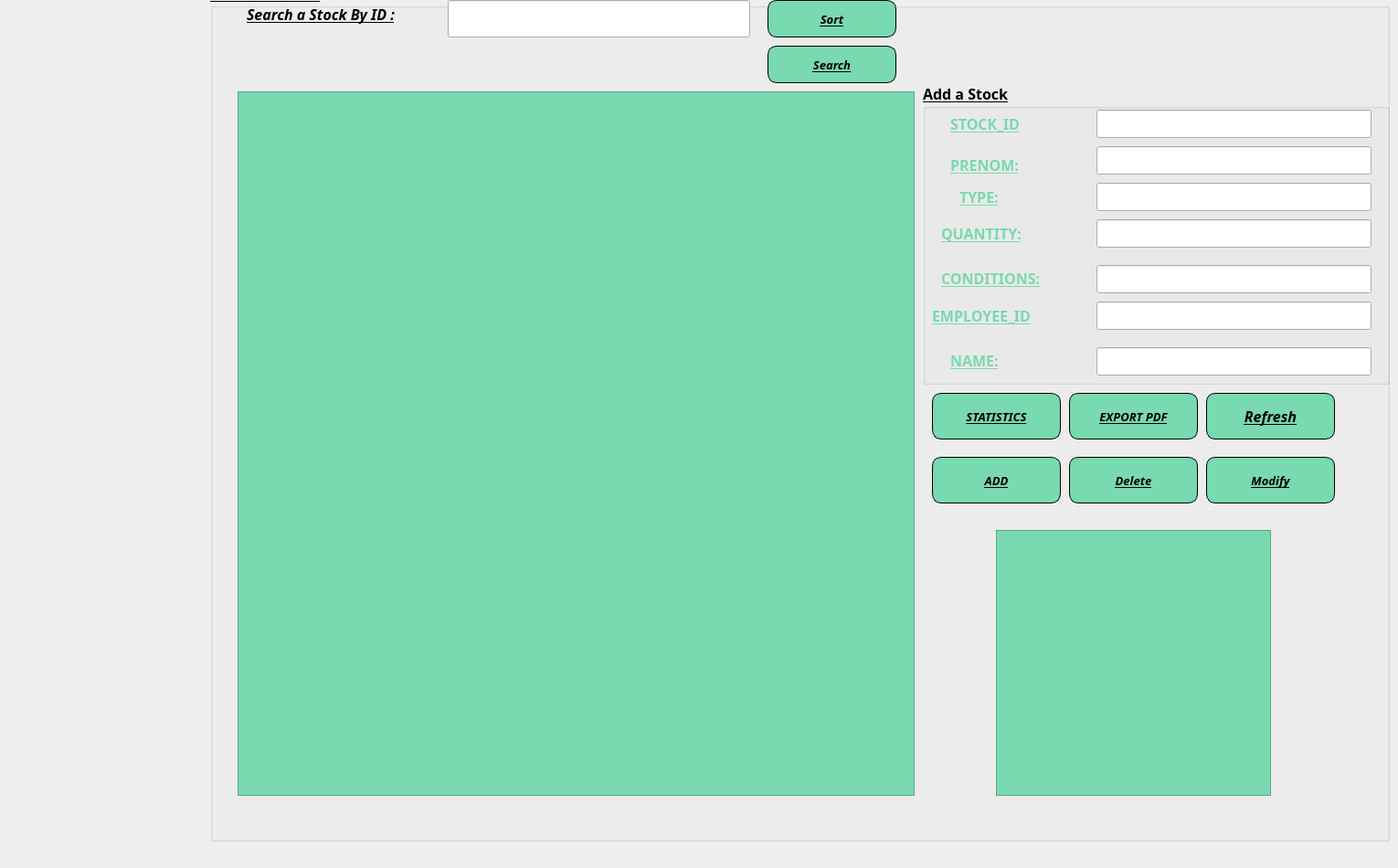
    <widget class="QWidget" name="page_4">
     <widget class="QLabel" name="label_11">
      <property name="geometry">
       <rect>
        <x>-10</x>
        <y>0</y>
        <width>1221</width>
        <height>561</height>
       </rect>
      </property>
      <property name="text">
       <string/>
      </property>
      <property name="scaledContents">
       <bool>true</bool>
      </property>
     </widget>
     <widget class="QLabel" name="label_15">
      <property name="geometry">
       <rect>
        <x>950</x>
        <y>0</y>
        <width>61</width>
        <height>31</height>
       </rect>
      </property>
      <property name="text">
       <string/>
      </property>
      <property name="pixmap">
       <pixmap>:/Downloads/sustainability_8100096.png</pixmap>
      </property>
      <property name="scaledContents">
       <bool>true</bool>
      </property>
     </widget>
     <widget class="QGroupBox" name="groupBox_9">
      <property name="geometry">
       <rect>
        <x>230</x>
        <y>-20</y>
        <width>1291</width>
        <height>941</height>
       </rect>
      </property>
      <property name="font">
       <font>
        <family>Perpetua</family>
        <pointsize>12</pointsize>
        <italic>true</italic>
        <bold>true</bold>
        <underline>true</underline>
       </font>
      </property>
      <property name="styleSheet">
       <string notr="true"/>
      </property>
      <property name="title">
       <string>LIST OF STOCKS:</string>
      </property>
      <widget class="QLineEdit" name="serch">
       <property name="geometry">
        <rect>
         <x>260</x>
         <y>20</y>
         <width>331</width>
         <height>41</height>
        </rect>
       </property>
      </widget>
      <widget class="QPushButton" name="showStatistics">
       <property name="geometry">
        <rect>
         <x>790</x>
         <y>450</y>
         <width>141</width>
         <height>51</height>
        </rect>
       </property>
       <property name="font">
        <font>
         <family>Perpetua</family>
         <pointsize>10</pointsize>
         <italic>true</italic>
         <bold>true</bold>
         <underline>true</underline>
        </font>
       </property>
       <property name="cursor">
        <cursorShape>PointingHandCursor</cursorShape>
       </property>
       <property name="styleSheet">
        <string notr="true">border:1px solid black;
border-radius:10px;
background-color:#79d9b0;
color:black</string>
       </property>
       <property name="text">
        <string>STATISTICS</string>
       </property>
       <property name="icon">
        <iconset resource="background.qrc">
         <normaloff>:/background/resources/stats.png</normaloff>:/background/resources/stats.png</iconset>
       </property>
       <property name="iconSize">
        <size>
         <width>30</width>
         <height>30</height>
        </size>
       </property>
      </widget>
      <widget class="QPushButton" name="exportToPDF">
       <property name="geometry">
        <rect>
         <x>940</x>
         <y>450</y>
         <width>141</width>
         <height>51</height>
        </rect>
       </property>
       <property name="font">
        <font>
         <family>Perpetua</family>
         <pointsize>10</pointsize>
         <italic>true</italic>
         <bold>true</bold>
         <underline>true</underline>
        </font>
       </property>
       <property name="cursor">
        <cursorShape>PointingHandCursor</cursorShape>
       </property>
       <property name="styleSheet">
        <string notr="true">border:1px solid black;
border-radius:10px;
background-color:#79d9b0;
color:black</string>
       </property>
       <property name="text">
        <string>EXPORT PDF</string>
       </property>
       <property name="icon">
        <iconset resource="background.qrc">
         <normaloff>:/background/resources/pdf.png</normaloff>:/background/resources/pdf.png</iconset>
       </property>
       <property name="iconSize">
        <size>
         <width>30</width>
         <height>30</height>
        </size>
       </property>
      </widget>
      <widget class="QPushButton" name="searchButton1">
       <property name="geometry">
        <rect>
         <x>610</x>
         <y>70</y>
         <width>141</width>
         <height>41</height>
        </rect>
       </property>
       <property name="font">
        <font>
         <family>Perpetua</family>
         <pointsize>10</pointsize>
         <italic>true</italic>
         <bold>true</bold>
         <underline>true</underline>
        </font>
       </property>
       <property name="cursor">
        <cursorShape>PointingHandCursor</cursorShape>
       </property>
       <property name="styleSheet">
        <string notr="true">border:1px solid black;
border-radius:10px;
background-color:#79d9b0;
color:black</string>
       </property>
       <property name="text">
        <string>Search</string>
       </property>
       <property name="icon">
        <iconset resource="background.qrc">
         <normaloff>:/background/resources/search.jpg</normaloff>:/background/resources/search.jpg</iconset>
       </property>
      </widget>
      <widget class="QPushButton" name="deleteButton1">
       <property name="geometry">
        <rect>
         <x>940</x>
         <y>520</y>
         <width>141</width>
         <height>51</height>
        </rect>
       </property>
       <property name="font">
        <font>
         <family>Perpetua</family>
         <pointsize>10</pointsize>
         <italic>true</italic>
         <bold>true</bold>
         <underline>true</underline>
        </font>
       </property>
       <property name="cursor">
        <cursorShape>PointingHandCursor</cursorShape>
       </property>
       <property name="styleSheet">
        <string notr="true">border:1px solid black;
border-radius:10px;
background-color:#79d9b0;
color:black</string>
       </property>
       <property name="text">
        <string>Delete</string>
       </property>
       <property name="icon">
        <iconset resource="background.qrc">
         <normaloff>:/background/resources/delete.png</normaloff>:/background/resources/delete.png</iconset>
       </property>
       <property name="iconSize">
        <size>
         <width>30</width>
         <height>30</height>
        </size>
       </property>
      </widget>
      <widget class="QPushButton" name="updateButton1">
       <property name="geometry">
        <rect>
         <x>1090</x>
         <y>520</y>
         <width>141</width>
         <height>51</height>
        </rect>
       </property>
       <property name="font">
        <font>
         <family>Perpetua</family>
         <pointsize>10</pointsize>
         <italic>true</italic>
         <bold>true</bold>
         <underline>true</underline>
        </font>
       </property>
       <property name="cursor">
        <cursorShape>PointingHandCursor</cursorShape>
       </property>
       <property name="styleSheet">
        <string notr="true">border:1px solid black;
border-radius:10px;
background-color:#79d9b0;
color:black</string>
       </property>
       <property name="text">
        <string>Modify</string>
       </property>
       <property name="icon">
        <iconset resource="background.qrc">
         <normaloff>:/background/resources/modify.png</normaloff>:/background/resources/modify.png</iconset>
       </property>
       <property name="iconSize">
        <size>
         <width>30</width>
         <height>30</height>
        </size>
       </property>
      </widget>
      <widget class="QPushButton" name="sort">
       <property name="geometry">
        <rect>
         <x>610</x>
         <y>20</y>
         <width>141</width>
         <height>41</height>
        </rect>
       </property>
       <property name="font">
        <font>
         <family>Perpetua</family>
         <pointsize>10</pointsize>
         <italic>true</italic>
         <bold>true</bold>
         <underline>true</underline>
        </font>
       </property>
       <property name="cursor">
        <cursorShape>PointingHandCursor</cursorShape>
       </property>
       <property name="styleSheet">
        <string notr="true">border:1px solid black;
border-radius:10px;
background-color:#79d9b0;
color:black</string>
       </property>
       <property name="text">
        <string>Sort</string>
       </property>
      </widget>
      <widget class="QTableWidget" name="historyTable">
       <property name="geometry">
        <rect>
         <x>860</x>
         <y>600</y>
         <width>301</width>
         <height>291</height>
        </rect>
       </property>
       <property name="styleSheet">
        <string notr="true">background-color:#79d9b0</string>
       </property>
      </widget>
      <widget class="QLabel" name="label_19">
       <property name="geometry">
        <rect>
         <x>400</x>
         <y>160</y>
         <width>41</width>
         <height>31</height>
        </rect>
       </property>
       <property name="text">
        <string/>
       </property>
       <property name="pixmap">
        <pixmap>:/Downloads/search_10023603.png</pixmap>
       </property>
       <property name="scaledContents">
        <bool>true</bool>
       </property>
      </widget>
      <widget class="QLabel" name="label_22">
       <property name="geometry">
        <rect>
         <x>930</x>
         <y>60</y>
         <width>41</width>
         <height>21</height>
        </rect>
       </property>
       <property name="text">
        <string/>
       </property>
       <property name="pixmap">
        <pixmap>:/Downloads/swap_5296690.png</pixmap>
       </property>
       <property name="scaledContents">
        <bool>true</bool>
       </property>
      </widget>
      <widget class="QLabel" name="label_23">
       <property name="geometry">
        <rect>
         <x>610</x>
         <y>149</y>
         <width>63</width>
         <height>41</height>
        </rect>
       </property>
       <property name="text">
        <string/>
       </property>
       <property name="pixmap">
        <pixmap>:/Downloads/trash_9058267.png</pixmap>
       </property>
       <property name="scaledContents">
        <bool>true</bool>
       </property>
      </widget>
      <widget class="QTableView" name="tableWidget">
       <property name="geometry">
        <rect>
         <x>30</x>
         <y>120</y>
         <width>741</width>
         <height>771</height>
        </rect>
       </property>
       <property name="styleSheet">
        <string notr="true">background-color:#79d9b0</string>
       </property>
      </widget>
      <widget class="QGroupBox" name="groupBox_2">
       <property name="geometry">
        <rect>
         <x>780</x>
         <y>110</y>
         <width>511</width>
         <height>331</height>
        </rect>
       </property>
       <property name="font">
        <font>
         <family>Perpetua</family>
         <pointsize>12</pointsize>
         <italic>false</italic>
         <bold>true</bold>
         <underline>true</underline>
        </font>
       </property>
       <property name="title">
        <string>Add a Stock</string>
       </property>
       <widget class="QLabel" name="label_12">
        <property name="geometry">
         <rect>
          <x>40</x>
          <y>110</y>
          <width>111</width>
          <height>31</height>
         </rect>
        </property>
        <property name="font">
         <font>
          <family>Perpetua</family>
          <pointsize>12</pointsize>
          <italic>false</italic>
          <bold>true</bold>
          <underline>true</underline>
         </font>
        </property>
        <property name="styleSheet">
         <string notr="true">color:#79d9b0;</string>
        </property>
        <property name="text">
         <string>TYPE:</string>
        </property>
       </widget>
       <widget class="QLabel" name="label_13">
        <property name="geometry">
         <rect>
          <x>20</x>
          <y>150</y>
          <width>141</width>
          <height>31</height>
         </rect>
        </property>
        <property name="font">
         <font>
          <family>Perpetua</family>
          <pointsize>12</pointsize>
          <italic>false</italic>
          <bold>true</bold>
          <underline>true</underline>
         </font>
        </property>
        <property name="styleSheet">
         <string notr="true">color:#79d9b0</string>
        </property>
        <property name="text">
         <string>QUANTITY:</string>
        </property>
       </widget>
       <widget class="QLineEdit" name="l1_2">
        <property name="geometry">
         <rect>
          <x>190</x>
          <y>290</y>
          <width>301</width>
          <height>31</height>
         </rect>
        </property>
       </widget>
       <widget class="QLineEdit" name="quant">
        <property name="geometry">
         <rect>
          <x>190</x>
          <y>150</y>
          <width>301</width>
          <height>31</height>
         </rect>
        </property>
       </widget>
       <widget class="QLabel" name="label_14">
        <property name="geometry">
         <rect>
          <x>30</x>
          <y>289</y>
          <width>141</width>
          <height>31</height>
         </rect>
        </property>
        <property name="font">
         <font>
          <family>Perpetua</family>
          <pointsize>12</pointsize>
          <italic>false</italic>
          <bold>true</bold>
          <underline>true</underline>
         </font>
        </property>
        <property name="styleSheet">
         <string notr="true">color:#79d9b0</string>
        </property>
        <property name="text">
         <string>NAME:</string>
        </property>
       </widget>
       <widget class="QLabel" name="label_16">
        <property name="geometry">
         <rect>
          <x>20</x>
          <y>199</y>
          <width>151</width>
          <height>31</height>
         </rect>
        </property>
        <property name="font">
         <font>
          <family>Perpetua</family>
          <pointsize>12</pointsize>
          <italic>false</italic>
          <bold>true</bold>
          <underline>true</underline>
         </font>
        </property>
        <property name="styleSheet">
         <string notr="true">color:#79d9b0</string>
        </property>
        <property name="text">
         <string>CONDITIONS:</string>
        </property>
       </widget>
       <widget class="QLabel" name="label_17">
        <property name="geometry">
         <rect>
          <x>10</x>
          <y>240</y>
          <width>171</width>
          <height>31</height>
         </rect>
        </property>
        <property name="font">
         <font>
          <family>Perpetua</family>
          <pointsize>12</pointsize>
          <italic>false</italic>
          <bold>true</bold>
          <underline>true</underline>
         </font>
        </property>
        <property name="styleSheet">
         <string notr="true">color:#79d9b0</string>
        </property>
        <property name="text">
         <string>EMPLOYEE_ID</string>
        </property>
       </widget>
       <widget class="QLineEdit" name="type">
        <property name="geometry">
         <rect>
          <x>190</x>
          <y>110</y>
          <width>301</width>
          <height>31</height>
         </rect>
        </property>
       </widget>
       <widget class="QLineEdit" name="l4_2">
        <property name="geometry">
         <rect>
          <x>190</x>
          <y>200</y>
          <width>301</width>
          <height>31</height>
         </rect>
        </property>
       </widget>
       <widget class="QLineEdit" name="idEmploye">
        <property name="geometry">
         <rect>
          <x>190</x>
          <y>240</y>
          <width>301</width>
          <height>31</height>
         </rect>
        </property>
       </widget>
       <widget class="QLabel" name="label_18">
        <property name="geometry">
         <rect>
          <x>30</x>
          <y>80</y>
          <width>121</width>
          <height>20</height>
         </rect>
        </property>
        <property name="font">
         <font>
          <family>Perpetua</family>
          <pointsize>12</pointsize>
          <italic>false</italic>
          <bold>true</bold>
          <underline>true</underline>
         </font>
        </property>
        <property name="styleSheet">
         <string notr="true">color:#79d9b0;</string>
        </property>
        <property name="text">
         <string>PRENOM:</string>
        </property>
       </widget>
       <widget class="QLineEdit" name="prenomEmploye">
        <property name="geometry">
         <rect>
          <x>190</x>
          <y>70</y>
          <width>301</width>
          <height>31</height>
         </rect>
        </property>
       </widget>
       <widget class="QLineEdit" name="l1_3">
        <property name="geometry">
         <rect>
          <x>190</x>
          <y>30</y>
          <width>301</width>
          <height>31</height>
         </rect>
        </property>
       </widget>
       <widget class="QLabel" name="label_26">
        <property name="geometry">
         <rect>
          <x>30</x>
          <y>30</y>
          <width>151</width>
          <height>31</height>
         </rect>
        </property>
        <property name="font">
         <font>
          <family>Perpetua</family>
          <pointsize>12</pointsize>
          <italic>false</italic>
          <bold>true</bold>
          <underline>true</underline>
         </font>
        </property>
        <property name="styleSheet">
         <string notr="true">color:#79d9b0</string>
        </property>
        <property name="text">
         <string>STOCK_ID</string>
        </property>
       </widget>
      </widget>
      <widget class="QPushButton" name="sauvegarder1">
       <property name="geometry">
        <rect>
         <x>790</x>
         <y>520</y>
         <width>141</width>
         <height>51</height>
        </rect>
       </property>
       <property name="font">
        <font>
         <family>Perpetua</family>
         <pointsize>10</pointsize>
         <italic>true</italic>
         <bold>true</bold>
         <underline>true</underline>
        </font>
       </property>
       <property name="cursor">
        <cursorShape>PointingHandCursor</cursorShape>
       </property>
       <property name="styleSheet">
        <string notr="true">border:1px solid black;
border-radius:10px;
background-color:#79d9b0;
color:black</string>
       </property>
       <property name="text">
        <string>ADD</string>
       </property>
       <property name="icon">
        <iconset resource="background.qrc">
         <normaloff>:/background/resources/add.png</normaloff>:/background/resources/add.png</iconset>
       </property>
       <property name="iconSize">
        <size>
         <width>30</width>
         <height>30</height>
        </size>
       </property>
      </widget>
      <widget class="QPushButton" name="refrech_er">
       <property name="geometry">
        <rect>
         <x>1090</x>
         <y>450</y>
         <width>141</width>
         <height>51</height>
        </rect>
       </property>
       <property name="styleSheet">
        <string notr="true">border:1px solid black;
border-radius:10px;
background-color:#79d9b0;
color:black;</string>
       </property>
       <property name="text">
        <string>Refresh</string>
       </property>
       <property name="icon">
        <iconset resource="background.qrc">
         <normaloff>:/resources/r1.png</normaloff>:/resources/r1.png</iconset>
       </property>
       <property name="iconSize">
        <size>
         <width>40</width>
         <height>30</height>
        </size>
       </property>
      </widget>
      <widget class="QLabel" name="label_20">
       <property name="geometry">
        <rect>
         <x>40</x>
         <y>20</y>
         <width>191</width>
         <height>31</height>
        </rect>
       </property>
       <property name="styleSheet">
        <string notr="true">font: 600 20px &quot;Sitka Display Semibold&quot;;
</string>
       </property>
       <property name="text">
        <string>Search a Stock By ID :</string>
       </property>
      </widget>
      <widget class="QWidget" name="verticalLayoutWidget">
       <property name="geometry">
        <rect>
         <x>290</x>
         <y>70</y>
         <width>281</width>
         <height>41</height>
        </rect>
       </property>
       <layout class="QVBoxLayout" name="centralLayout"/>
      </widget>
     </widget>
    </widget>
